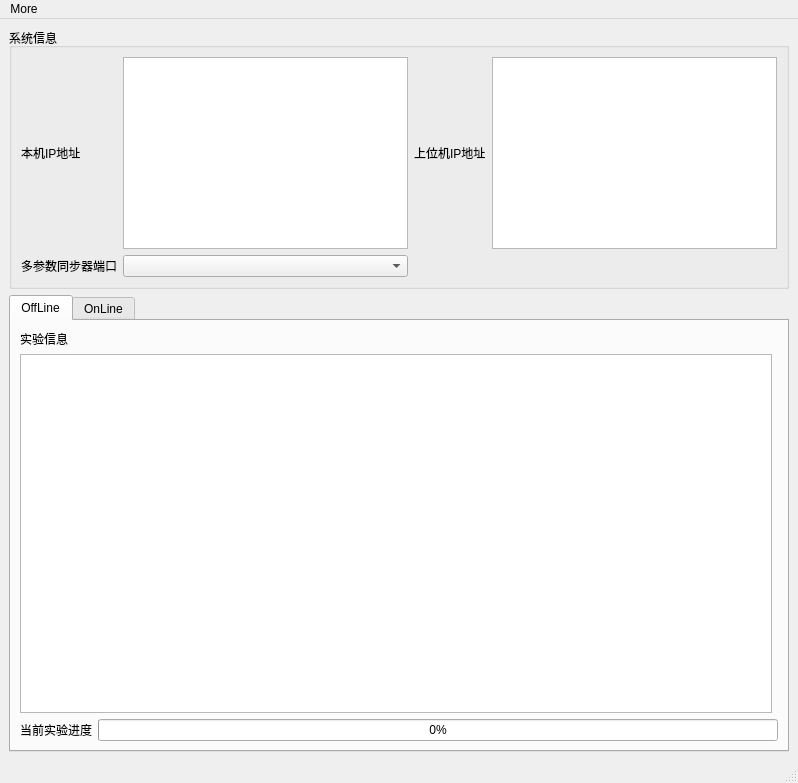
<?xml version="1.0" encoding="UTF-8"?>
<ui version="4.0">
 <class>MainWindow</class>
 <widget class="QMainWindow" name="MainWindow">
  <property name="geometry">
   <rect>
    <x>0</x>
    <y>0</y>
    <width>798</width>
    <height>783</height>
   </rect>
  </property>
  <property name="windowTitle">
   <string>基于SSVEP上肢康复机器人系统</string>
  </property>
  <widget class="QWidget" name="centralwidget">
   <layout class="QGridLayout" name="gridLayout" rowstretch="1,5">
    <item row="0" column="0">
     <widget class="QGroupBox" name="groupBox">
      <property name="sizePolicy">
       <sizepolicy hsizetype="Expanding" vsizetype="Fixed">
        <horstretch>0</horstretch>
        <verstretch>0</verstretch>
       </sizepolicy>
      </property>
      <property name="title">
       <string>系统信息</string>
      </property>
      <layout class="QGridLayout" name="gridLayout_4">
       <item row="0" column="0">
        <widget class="QLabel" name="label">
         <property name="sizePolicy">
          <sizepolicy hsizetype="Preferred" vsizetype="Fixed">
           <horstretch>0</horstretch>
           <verstretch>0</verstretch>
          </sizepolicy>
         </property>
         <property name="text">
          <string>本机IP地址</string>
         </property>
        </widget>
       </item>
       <item row="0" column="2">
        <widget class="QTextBrowser" name="IPtextBrowser">
         <property name="sizePolicy">
          <sizepolicy hsizetype="Expanding" vsizetype="Expanding">
           <horstretch>0</horstretch>
           <verstretch>0</verstretch>
          </sizepolicy>
         </property>
         <property name="minimumSize">
          <size>
           <width>260</width>
           <height>10</height>
          </size>
         </property>
        </widget>
       </item>
       <item row="0" column="5">
        <widget class="QTextBrowser" name="ClientIPtextBrowser">
         <property name="enabled">
          <bool>true</bool>
         </property>
         <property name="sizePolicy">
          <sizepolicy hsizetype="Expanding" vsizetype="Expanding">
           <horstretch>0</horstretch>
           <verstretch>0</verstretch>
          </sizepolicy>
         </property>
         <property name="minimumSize">
          <size>
           <width>260</width>
           <height>10</height>
          </size>
         </property>
         <property name="baseSize">
          <size>
           <width>0</width>
           <height>10</height>
          </size>
         </property>
        </widget>
       </item>
       <item row="3" column="0">
        <widget class="QLabel" name="label_2">
         <property name="text">
          <string>多参数同步器端口</string>
         </property>
        </widget>
       </item>
       <item row="3" column="2">
        <widget class="QComboBox" name="comComboBox">
         <property name="sizePolicy">
          <sizepolicy hsizetype="Preferred" vsizetype="Preferred">
           <horstretch>0</horstretch>
           <verstretch>0</verstretch>
          </sizepolicy>
         </property>
        </widget>
       </item>
       <item row="0" column="4">
        <widget class="QLabel" name="label_5">
         <property name="sizePolicy">
          <sizepolicy hsizetype="Preferred" vsizetype="Fixed">
           <horstretch>0</horstretch>
           <verstretch>0</verstretch>
          </sizepolicy>
         </property>
         <property name="text">
          <string>上位机IP地址</string>
         </property>
        </widget>
       </item>
      </layout>
     </widget>
    </item>
    <item row="1" column="0">
     <widget class="QTabWidget" name="offlineWidget">
      <property name="sizePolicy">
       <sizepolicy hsizetype="Preferred" vsizetype="Preferred">
        <horstretch>0</horstretch>
        <verstretch>0</verstretch>
       </sizepolicy>
      </property>
      <property name="currentIndex">
       <number>0</number>
      </property>
      <widget class="QWidget" name="offline">
       <property name="sizePolicy">
        <sizepolicy hsizetype="Expanding" vsizetype="Expanding">
         <horstretch>0</horstretch>
         <verstretch>0</verstretch>
        </sizepolicy>
       </property>
       <attribute name="title">
        <string>OffLine</string>
       </attribute>
       <layout class="QGridLayout" name="gridLayout_2">
        <item row="2" column="0" colspan="2">
         <layout class="QHBoxLayout" name="horizontalLayout">
          <item>
           <widget class="QLabel" name="label_3">
            <property name="text">
             <string>当前实验进度</string>
            </property>
           </widget>
          </item>
          <item>
           <widget class="QProgressBar" name="offlineProgressBar">
            <property name="value">
             <number>0</number>
            </property>
           </widget>
          </item>
         </layout>
        </item>
        <item row="0" column="0">
         <widget class="QLabel" name="label_4">
          <property name="text">
           <string>实验信息</string>
          </property>
         </widget>
        </item>
        <item row="1" column="0">
         <widget class="QTextBrowser" name="offlineTextBrowser">
          <property name="sizePolicy">
           <sizepolicy hsizetype="Expanding" vsizetype="Expanding">
            <horstretch>0</horstretch>
            <verstretch>0</verstretch>
           </sizepolicy>
          </property>
         </widget>
        </item>
       </layout>
      </widget>
      <widget class="QWidget" name="tab_2">
       <attribute name="title">
        <string>OnLine</string>
       </attribute>
      </widget>
     </widget>
    </item>
   </layout>
  </widget>
  <widget class="QMenuBar" name="menubar">
   <property name="geometry">
    <rect>
     <x>0</x>
     <y>0</y>
     <width>798</width>
     <height>26</height>
    </rect>
   </property>
   <widget class="QMenu" name="menuMore">
    <property name="title">
     <string>More</string>
    </property>
   </widget>
   <addaction name="menuMore"/>
  </widget>
  <widget class="QStatusBar" name="statusbar"/>
 </widget>
 <resources/>
 <connections/>
</ui>
